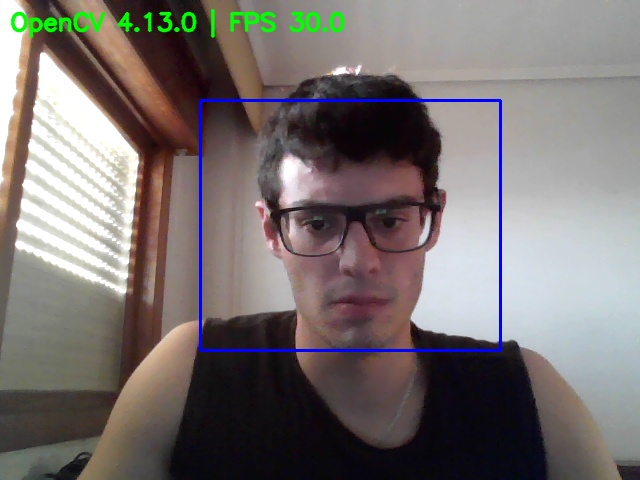
#> input picture datasets/frame_20260617_212414.jpg, 640 x 480 px, given in place of the camera
$ python camera_info.py
#> lines starting #> are read from the running program, lines starting #| are printed output that depends on the picture; after the words box and inside, x2 and y2 are one past the last pixel; in counts of white or black regions, pixels touching at a corner belong together
### services/camera_service.py
import cv2
import logging
import numpy

# inicializar el logger específico para este archivo
logger = logging.getLogger(__name__)


class CameraConectionError(Exception):
    """Excepción personalizada para errores de conexión de la cámara."""
    pass
class CameraService:
    def __init__(self, camera=0, max_index=4):
        super().__init__()
        self.camera_index = camera
        self.camera = cv2.VideoCapture(camera)

        if not self.camera.isOpened():
            self.camera.release()
            for idx in range(0, max_index + 1):
                if idx == camera:
                    continue
                self.camera = cv2.VideoCapture(idx)
                if self.camera.isOpened():
                    self.camera_index = idx
                    logger.info(f"Cámara abierta en índice {idx}")
                    break
                self.camera.release()

        if not self.camera.isOpened():
            raise CameraConectionError(f"No se puede abrir ninguna cámara. Intentados índices 0-{max_index}")
            '''raise RuntimeError(
                f"No se puede abrir ninguna cámara. Intentados índices 0-{max_index}"
            )'''

        self.text_fps = ""
        self.ret = False
        self.frame = 0

    def mostrar_fps(self):
        self.fps = self.camera.get(cv2.CAP_PROP_FPS)
        if self.fps <= 0:
            self.text_fps = "no disponible"
        else:
            self.text_fps = self.fps
        print("FPS: ", self.text_fps)

    def capturar_frame(self):
        if not self.camera.isOpened():
            logging.error(f"Error: no se puede abrir la cámara en el índice {self.camera_index}")
            return False, None
        self.ret, self.frame = self.camera.read()
#> self.frame is the input picture: shape (480, 640, 3); mean B, G, R 112.7, 113.8, 120.8

        #temporal
        #frame_hsv = cv2.cvtColor(self.frame, cv2.COLOR_BGR2HSV)
        #print("Píxel (0,0) en HSV:", frame_hsv[0, 0])
        if not self.ret:
            logging.error("Error: no se pudo leer el frame")
            return False, None

        self.mostrar_fps()

        info_text = f"OpenCV {cv2.__version__} | FPS {self.text_fps}"
        cv2.putText(
            self.frame,
            info_text,
            (10, 30),
            cv2.FONT_HERSHEY_SIMPLEX,
            0.8,
            (0, 255, 0),
            2,
            cv2.LINE_AA,
        )
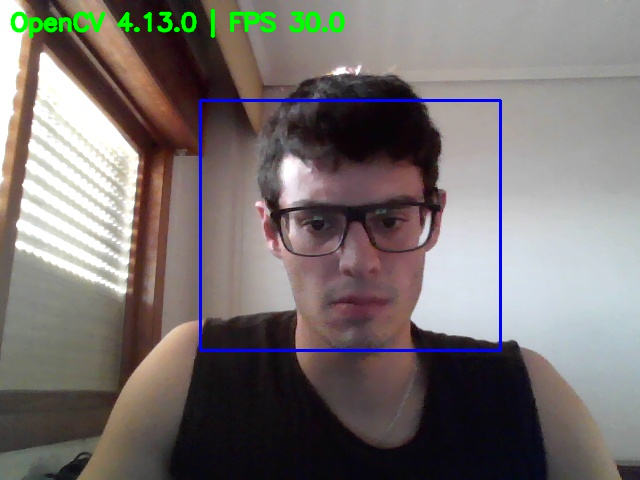
#> self.frame: shape (480, 640, 3); 1.19% of pixels changed, all inside (x1, y1, x2, y2) = (10, 8, 346, 38)
        return self.ret, self.frame


    def roi_matrix(self, x_inicio, y_inicio, x_fin, y_fin):
        # Usamos directamente self.frame, que ya es la matriz real leída por el servicio
        if not self.ret or not isinstance(self.frame, numpy.ndarray):
            logging.warning("No hay un frame válido disponible para recortar la ROI.")
            return None

        # Asegurarse de que las coordenadas estén dentro de los límites del frame
        x = max(0, min(x_inicio, self.frame.shape[1] - 1))
        y = max(0, min(y_inicio, self.frame.shape[0] - 1))
        width = max(1, min(x_fin - x, self.frame.shape[1] - x))
        height = max(1, min(y_fin - y, self.frame.shape[0] - y))

        roi = self.frame[y:y + height, x:x + width]
        return roi

    def show_roi(self, roi):
        # Este método ahora solo tiene UNA responsabilidad: mostrar lo que le mandes
        if roi is not None:
            cv2.imshow("ROI", roi)
    def roi_to_gray(self, roi):
        """Convierte la ROI a escala de grises UNA sola vez."""
        if roi is not None:
            return cv2.cvtColor(roi, cv2.COLOR_BGR2GRAY)
        return None

    def noise_filter(self, grey_roi):
        """Aplica filtros de suavizado para eliminar el ruido electrónico de la ROI."""
        if grey_roi is not None:
            # Aplicar un filtro de mediana para reducir el ruido
            filtered_roi = cv2.medianBlur(grey_roi, 5)
            #cv2.imshow("ROI Noise Filtered", filtered_roi)
            return filtered_roi
        return None

    def threshold_roi(self, grey_roi):
        if grey_roi is not None:
            _, thresh_roi = cv2.threshold(grey_roi, 127, 255, cv2.THRESH_BINARY)
            #cv2.imshow("ROI Threshold", thresh_roi)
            return thresh_roi
        return None

    def adaptive_threshold_roi(self, grey_roi):
        if grey_roi is not None:
            adaptative_roi = cv2.adaptiveThreshold(grey_roi, 255,
                                                cv2.ADAPTIVE_THRESH_GAUSSIAN_C,
                                                cv2.THRESH_BINARY,
                                                11, # Tamaño del bloque de píxeles vecinos para calcular la media
                                                2 # Constante que se resta a la media
                                                )
            #cv2.imshow("ROI Adaptative Threshold", adaptative_roi)
            return adaptative_roi
        return None


    def morph_clean(self, binary_roi):
        if binary_roi is not None:
            # 1. Definimos un kernel rectangular de 3x3 (nuestro margen de vecindad)
            kernel = cv2.getStructuringElement(cv2.MORPH_RECT, (3, 3))

            # 2. Aplicamos un 'Opening' para eliminar cualquier mota de ruido residual exterior
            cleaned = cv2.morphologyEx(binary_roi, cv2.MORPH_OPEN, kernel)

            # 3. Aplicamos un 'Closing' por si han quedado poros abiertos dentro del objeto
            cleaned = cv2.morphologyEx(cleaned, cv2.MORPH_CLOSE, kernel)

            #cv2.imshow("ROI Morph Cleaned", cleaned)
            return cleaned
        return None

    def detect_edges(self,image):
        """Detecta los contornos de la pieza usando el algoritmo de Canny."""
        if image is not None:
            # cv2.Canny(imagen, umbral_bajo, umbral_alto)
            # Como nuestra imagen ya es binaria (0 o 255), los umbrales pueden ser drásticos
            edges = cv2.Canny(image, 50, 150)
            #cv2.imshow("ROI Edges (Canny)", edges)
            return edges
        return None


    def find_and_filter_contours(self, edges_image, min_area=500, max_area=50000):
        """Encuentra los contornos en la imagen de bordes y los filtra por tamaño."""
        if edges_image is not None:
            # cv2.findContours necesita: imagen, modo de recuperación, método de aproximación
            # RETR_EXTERNAL solo busca los contornos exteriores (ignora agujeros internos por ahora)
            # CHAIN_APPROX_SIMPLE comprime las líneas rectas para ahorrar memoria
            contours, _ = cv2.findContours(edges_image, cv2.RETR_EXTERNAL, cv2.CHAIN_APPROX_SIMPLE)

            valid_contours = []
            for cnt in contours:
                area = cv2.contourArea(cnt)
                # Filtramos por umbral de área para evitar falsos positivos (ruido residual)
                if min_area <= area <= max_area:
                    valid_contours.append(cnt)

            return valid_contours
        return []

    # [12 lines left out: functions bounding_box, area_of_contour, not called in this run]

    def release(self):
        self.camera.release()
        cv2.destroyAllWindows()

    def callback_function(self, frame):
        pass #void function, can be implemented later if needed

### services/inspection.py
import cv2
import numpy as np
import logging

logger = logging.getLogger(__name__)


class InspectionService:
    def __init__(self, min_aspect_ratio: float = 0.8, max_aspect_ratio: float = 1.2):
        self.min_ar = min_aspect_ratio
        self.max_ar = max_aspect_ratio

    def calculate_aspect_ratio(self, contour: np.ndarray) -> float | None:
        """
        Calcula la relación de aspecto (w / h) de un contorno dado.
        Retorna float si el cálculo es exitoso, o None si la altura es cero.
        """
        x, y, w, h = cv2.boundingRect(contour)

        try:
            # Forzamos que la división mantenga consistencia de float
            return float(w / h)
        except ZeroDivisionError:
            logger.error("No se puede calcular el aspect ratio: la altura (h) del bounding box es 0.")
            return None

    def is_valid_shape(self, aspect_ratio: float | None) -> bool:
        """
        Determina si el aspect ratio calculado entra dentro del rango de tolerancia.
        Rechaza automáticamente valores nulos (None).
        """
        if aspect_ratio is None:
            return False

        return self.min_ar <= aspect_ratio <= self.max_ar

### services/tracking.py
import math
import logging

logger = logging.getLogger("services.tracking")

class TrackedObject:
    def __init__(self, obj_id, centroid):
        self.id = obj_id
        self.centroid = centroid  # Tupla (cx, cy)
        self.counted = False      # Estado del conteo
        self.frames_disappeared = 0 # Para limpiar si se pierde la pieza


class TrackingService:
    def __init__(self, line_y: int, max_distance: int = 50, max_disappeared: int = 5):
        self.line_y = line_y
        self.max_distance = max_distance
        self.max_disappeared = max_disappeared

        self.next_id = 0
        self.tracked_objects = {} # Dict de {id: TrackedObject}
        self.total_count = 0      # Contador histórico acumulado

    # [12 lines left out: function get_active_objects, not called in this run]


    def update(self, current_centroids: list) -> int:
        """
        Recibe los centroides del frame actual [(cx, cy), (cx, cy)...]
        Actualiza los estados de tracking y devuelve el contador histórico global.
        """


        # 1. Emparejamiento por proximidad Euclídea
        # Mapeamos los IDs actuales con los nuevos centroides
        updated_objects = {}
        used_current_indices = set()

        # Intentar emparejar los objetos existentes con los más cercanos actuales
        for obj_id, obj in self.tracked_objects.items():
            min_dist = float("inf") # infinito positivo, se usa para comparar, nunca un valor va a ser mayor que infinito
            best_idx = None

            for idx, centroid in enumerate(current_centroids):
                if idx in used_current_indices:
                    continue

                # Distancia euclídea clásica de ingeniería
                dist = math.hypot(centroid[0] - obj.centroid[0], centroid[1] - obj.centroid[1])

                if dist < min_dist and dist < self.max_distance:
                    min_dist = dist
                    best_idx = idx

            if best_idx is not None:
                # Comprobar si ha cruzado la línea virtual antes de actualizar coordenadas
                new_centroid = current_centroids[best_idx]
                self._check_line_crossing(obj, new_centroid)

                # Actualizar el objeto con los datos del nuevo frame
                obj.centroid = new_centroid
                obj.frames_disappeared = 0
                updated_objects[obj_id] = obj
                used_current_indices.add(best_idx)
            else:
                # El objeto no se encontró en este frame
                obj.frames_disappeared += 1
                if obj.frames_disappeared <= self.max_disappeared:
                    updated_objects[obj_id] = obj
                else:
                    logger.info(f"Objeto ID {obj_id} fuera de la ROI. Eliminado del tracking.")

        # 2. Registrar los centroides que sobraron como nuevos objetos
        # Ahora añadimos las nuevas detecciones directamente a `updated_objects`
        # para que sobrevivan cuando reasignemos `self.tracked_objects`.
        for idx, centroid in enumerate(current_centroids):
            if idx not in used_current_indices:
                self._register_object(centroid, updated_objects)

        self.tracked_objects = updated_objects
        return self.total_count

    def _register_object(self, centroid, container=None):
        """Registra un nuevo objeto.

        Si se pasa `container`, el nuevo objeto se añadirá ahí en lugar de
        directamente en `self.tracked_objects`. Devuelve el objeto creado.
        """
        obj = TrackedObject(self.next_id, centroid)
        if container is None:
            # comportamiento por compatibilidad: añadir al dict principal
            self.tracked_objects[self.next_id] = obj
        else:
            container[self.next_id] = obj

        logger.debug(f"Nuevo objeto detectado en planta. ID asignado: {self.next_id}")
        self.next_id += 1
        return obj

    # [8 lines left out: function _check_line_crossing, not called in this run]

### services/storage_service.py
import cv2
import os
from datetime import datetime
class StorageService:
    def __init__(self, storage_path=""):
        self.storage_path = storage_path

    def save_frame(self,frame,filename):
        cv2.imwrite(f"{self.storage_path}/{filename}", frame)

    def save_log(self,log_data,filename):
        pass

    # [15 lines left out: function registrar_metricas, not called in this run]

### apps/camera_info.py
from services import CameraService, StorageService, CameraConectionError, InspectionService, TrackingService
import cv2
from datetime import datetime
import logging

if __name__ == "__main__":

    logging.basicConfig(
        level=logging.INFO,
        format="%(asctime)s [%(levelname)s] %(message)s",
        datefmt="%Y-%m-%d %H:%M:%S",
        handlers=[
            logging.StreamHandler(),                      # Para que se siga viendo en la terminal
            logging.FileHandler("datasets/app_vision.log") # ¡Para que se guarde en un archivo de texto!
        ]
    )
    cnt = 30
    roi_x = 200
    roi_y = 100
    ar = None

    piezas_ok_en_frame = 0
    piezas_nok_en_frame = 0
    total_tracking_count = 0
    text_cnt_ok = f"Piezas OK: {piezas_ok_en_frame}"
    text_cnt_nok = f"Piezas NOK: {piezas_nok_en_frame}"
    text_cnt_tracking = f"Objetos Rastreados: {total_tracking_count}"

    try:
        # Los servicios siempre se instancian fuera del loop principal para evitar problemas de rendimiento
        servicio = CameraService()
        storage = StorageService(f"datasets/")
        inspection = InspectionService() # defect InspectionService(0.8,1.2)
        tracking = TrackingService(line_y=225) # defect TrackingService(max_distance=50, max_disappeared=5)
        cv2.namedWindow("Camera Info")
        cv2.createTrackbar("Umbral Area", "Camera Info", 5000, 10000, servicio.callback_function)

    except CameraConectionError as exc:
        logging.error(f"Error de conexión de la cámara: {exc}")
        raise SystemExit(1)

    while True:
        ret, frame = servicio.capturar_frame()
#> ret = True
        if not ret:
            print("Error: no se pudo leer el frame")
            break

        # Reset de contadores de piezas por frame
        piezas_ok_en_frame = 0
        piezas_nok_en_frame = 0
        centroid_list = []


        ar_in_frame = []
        mean_ar = None
        worst_ar = None

        # 1. Extraemos la ROI usando el nuevo método limpio (sin pasarle el frame)
        roi = servicio.roi_matrix(roi_x, roi_y, roi_x + 300, roi_y + 250)

        # 2. Dibujamos el rectángulo en el frame original para el operario
        cv2.rectangle(frame, (roi_x, roi_y), (roi_x + 300, roi_y + 250), (255, 0, 0), 2) # type: ignore

        # 3. Obtenemos el valor del umbral de área desde el trackbar
        umbral_area = cv2.getTrackbarPos("Umbral Area", "Camera Info") # type: ignore type-> int
        area_text = f"Umbral Area: {umbral_area}"
        cv2.putText(frame, area_text, (10, 60), cv2.FONT_HERSHEY_SIMPLEX, 0.8, (0, 255, 255), 2, cv2.LINE_AA) # type: ignore

        if roi is not None:
            # Pasamos la ROI a escala de grises
            grey_roi = servicio.roi_to_gray(roi)
#> roi: shape (250, 300, 3); mean B, G, R 112, 103.4, 118.8

            # Noise filter
            filtered_roi = servicio.noise_filter(grey_roi)

            # Threshold
            threshold_roi = servicio.threshold_roi(filtered_roi)
#> in threshold_roi, `_, thresh_roi = cv2.threshold(grey_roi, 127, 255, cv2.THRESH_BINARY)`:
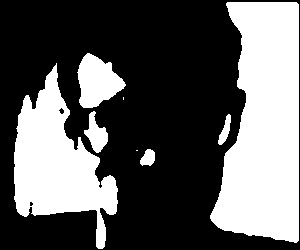
#> thresh_roi: shape (250, 300); 36.8% white; 8 white regions (2 under 20 px), largest, box (x1, y1, x2, y2) and area: (210, 2, 299, 243) 15860, (14, 63, 118, 249) 9118, (77, 53, 126, 108) 1709, (84, 111, 108, 153) 517, (218, 114, 231, 145) 195, (140, 149, 155, 166) 185

            # Adaptive threshold
            adaptative_roi = servicio.adaptive_threshold_roi(filtered_roi)

            # Morph clean
            morph_cleaned = servicio.morph_clean(adaptative_roi)
#> in morph_clean, `cleaned = cv2.morphologyEx(cleaned, cv2.MORPH_CLOSE, kernel)`:
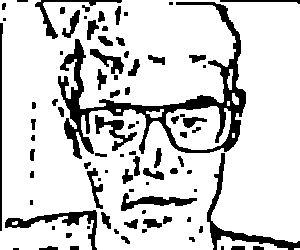
#> cleaned: shape (250, 300); 82.8% white; 86 black regions (24 under 20 px), largest, box (x1, y1, x2, y2) and area: (58, 2, 246, 159) 5079, (207, 153, 300, 250) 1080, (5, 210, 97, 250) 830

            # Edge detection
            edges = servicio.detect_edges(morph_cleaned)
#> in detect_edges, `edges = cv2.Canny(image, 50, 150)`:
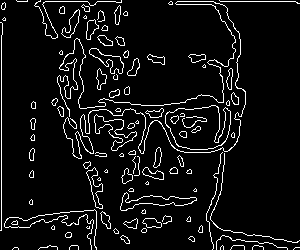
#> edges: shape (250, 300); 6.9% white in thin lines or dots
            cv2.imshow("ROI Edge Detection", edges) # type: ignore

            # Buscamos los contornos válidos dentro de la ROI
            valid_contours = servicio.find_and_filter_contours(edges, min_area=400)
#> in find_and_filter_contours, `contours, _ = cv2.findContours(edges_image, cv2.RETR_EXTERNAL, cv2.CHA..`: contours = 93 contours, 48 with area under 20; largest, box (x1, y1, x2, y2) and area: (165, 105, 231, 150) 2118, (120, 192, 197, 211) 542, (94, 114, 137, 151) 482, (89, 48, 124, 74) 329, (86, 167, 103, 209) 235
#> the loop in find_and_filter_contours, `for cnt in contours:` made 93 passes
#> area on passes 10, 11, 15, 18, 19, 22, 26, 31: 38, 26.5, 20.5, 122.5, 77, 93.5, 542.5, 21.5
#> after the loop in find_and_filter_contours, `for cnt in contours:`: valid_contours = 3 contours; box (x1, y1, x2, y2) and area: (165, 105, 231, 150) 2118, (120, 192, 197, 211) 542, (94, 114, 137, 151) 482

            if len(valid_contours) > 0:
                cv2.drawContours(roi, valid_contours, -1, (0, 255, 0), 2)
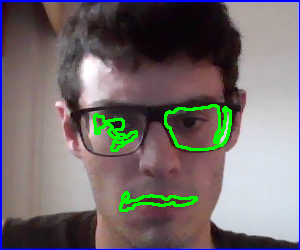
#> roi: shape (250, 300, 3); mean B, G, R 109.8, 108.6, 116

                # Cálculo del bounding box de cada contorno válido y dibujamos un rectángulo alrededor de cada uno
                for contour in valid_contours:
                    x, y, w, h = cv2.boundingRect(contour)
                    M = cv2.moments(contour)
                    if M["m00"] != 0:
                        cx = int(M["m10"] / M["m00"])
                        cy = int(M["m01"] / M["m00"])
                        global_cx = roi_x + cx
                        global_cy = roi_y + cy
                        centroid_list.append((global_cx, global_cy))

                    cv2.rectangle(roi, (x, y), (x + w, y + h), (0, 0, 255), 2)

                    # Cálculo del área de cada contorno válido
                    area = cv2.contourArea(contour)

                    ar = inspection.calculate_aspect_ratio(contour)
                    if ar is not None:
                        ar_in_frame.append(ar)

                        # LÓGICA WORST CASE: El que tenga mayor desviación absoluta respecto a 1.0
                        if abs(ar - 1.0) > abs(worst_ar - 1.0 if worst_ar is not None else 0):
                            worst_ar = ar

                    is_valid_ar = inspection.is_valid_shape(ar)

                    if area < umbral_area or not is_valid_ar:
                        text_color = (0, 0, 255)  # Rojo para áreas pequeñas o deformadas
                        text_warning = "ALERTA: Objeto NOK"
                        piezas_nok_en_frame += 1
                    else:
                        text_color = (0, 255, 0)  # Verde para piezas correctas
                        text_warning = "Objeto OK"
                        piezas_ok_en_frame += 1


                    cv2.putText(roi,
                                text_warning,
                                (x, y-5),
                                cv2.FONT_HERSHEY_SIMPLEX,
                                0.5,
                                text_color,
                                1)
#> this loop made 3 passes
#> (cx, cy, global_cx, global_cy) on pass 1: (154, 201, 354, 301)
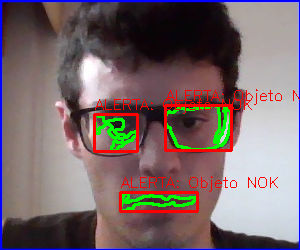
#> roi: shape (250, 300, 3); 3.57% of pixels changed, all inside (x1, y1, x2, y2) = (93, 89, 300, 213)
#> after the loop, ar_in_frame = [4.05, 1.16, 1.47]; centroid_list = [(354, 301), (313, 230), (397, 226)]; piezas_nok_en_frame = 3; piezas_ok_en_frame = 0; worst_ar = 4.05

                servicio.show_roi(roi)
            total_tracking_count = tracking.update(centroid_list)
#> after the loop in update, `for obj_id, obj in self.tracked_objects.items():`: updated_objects = 0 items
#> the loop in update, `for idx, centroid in enumerate(current_centroids):` made 3 passes
#> in update, `self.tracked_objects = updated_objects`: self.tracked_objects = 3 items
#> total_tracking_count = 0

        # Actualizamos las cadenas de texto con los totales reales del frame procesado
        text_cnt_ok = f"Piezas OK: {piezas_ok_en_frame}"
#> text_cnt_ok = 'Piezas OK: 0'
        text_cnt_nok = f"Piezas NOK: {piezas_nok_en_frame}"
#> text_cnt_nok = 'Piezas NOK: 3'
        text_cnt_tracking = f"Objetos Rastreados: {total_tracking_count}"
#> text_cnt_tracking = 'Objetos Rastreados: 0'
        # Pintamos los textos siempre actualizados en el panel principal
        cv2.putText(frame, text_cnt_nok, (10, 90), cv2.FONT_HERSHEY_SIMPLEX, 0.8, (0, 0, 255), 2, cv2.LINE_AA) # type: ignore
        cv2.putText(frame, text_cnt_ok, (10, 120), cv2.FONT_HERSHEY_SIMPLEX, 0.8, (0, 255, 0), 2, cv2.LINE_AA) # type: ignore
        cv2.putText(frame, text_cnt_tracking, (10, 150), cv2.FONT_HERSHEY_SIMPLEX, 0.8, (255, 0, 0), 2, cv2.LINE_AA) # type: ignore
        cv2.line(frame, (200, tracking.line_y), (500, tracking.line_y), (255, 255, 0), 2) # type: ignore
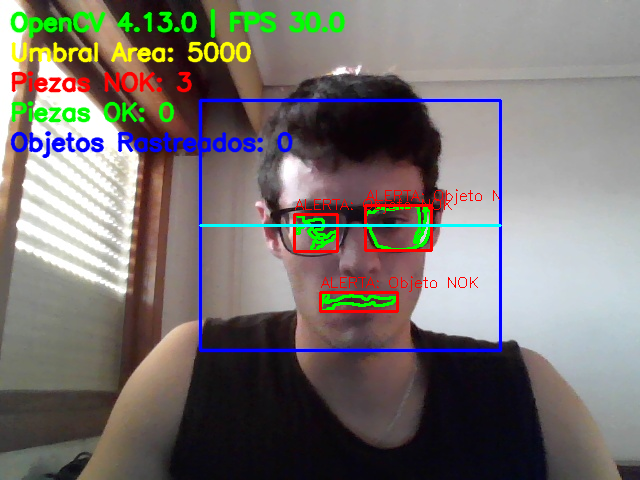
#> frame: shape (480, 640, 3); mean B, G, R 111.7, 114.5, 120.2
        # 5. Mostramos las ventanas
        cv2.imshow("Camera Info", frame) # type: ignore

        cnt -= 1

        # Si se detectaron piezas, calculamos el promedio matemático del frame
        if ar_in_frame:
            mean_ar = sum(ar_in_frame) / len(ar_in_frame)
#> mean_ar = 2.23
        else:
            mean_ar = None  # No hay piezas, por lo que no hay promedio de relación de aspecto
            worst_ar = None  # No hay piezas, por lo que no hay peor relación de aspecto

        if cnt == 0:
            sufix = datetime.now().strftime("%Y%m%d_%H%M%S")
            print("Guardando frame en storage...")
            file_name = f"frame_{sufix}.jpg"
            storage.save_frame(frame, file_name)

            print("Guardando métricas...")
            storage.registrar_metricas(nombre_frame=file_name,
                                    umbral=umbral_area,
                                    ok=piezas_ok_en_frame,
                                    nok=piezas_nok_en_frame,
                                    aspect_ratio=round(mean_ar, 2) if mean_ar is not None else None,
                                    worst_ar=round(worst_ar, 2) if worst_ar is not None else None)

            print("Frame guardado en storage.")
            cnt = 30  # Reset the counter
        if cv2.waitKey(1) & 0xFF == ord("q"):
#> (key q is pressed here)
            break

    servicio.release()
